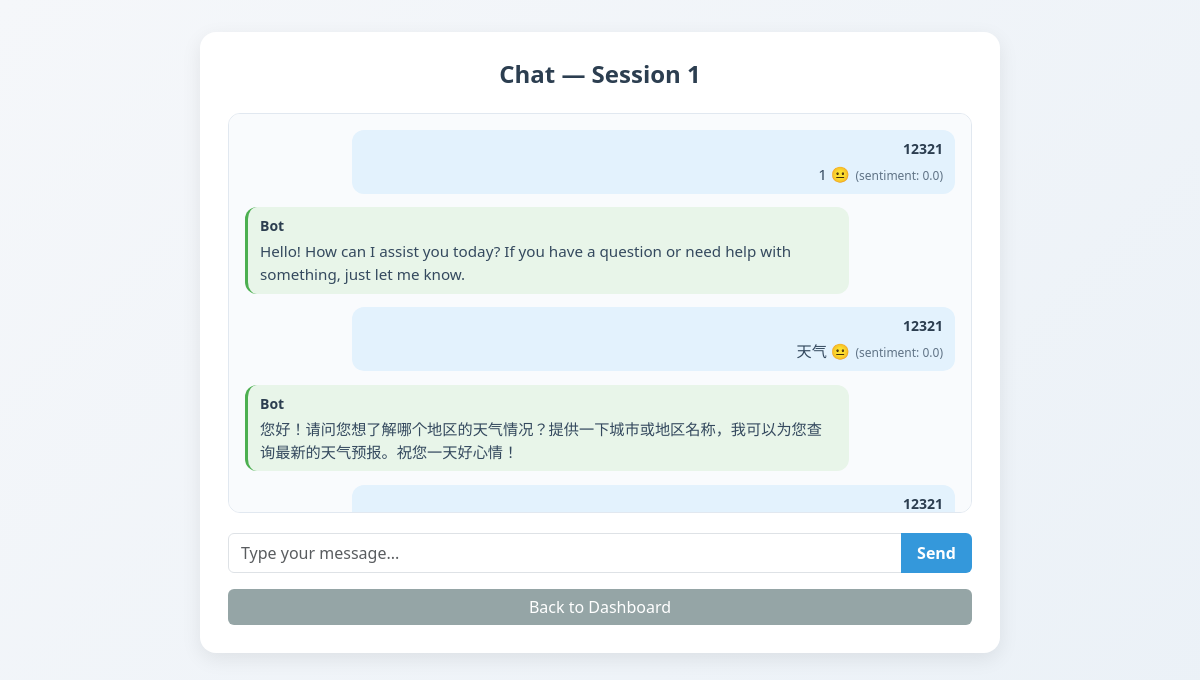
The page /chat/1 (signed in) on the database its author committed.
### models.py (models this page shows, shortened)
class User(db.Model):
    __tablename__ = 'users'  # 显式指定表名（复数，避免歧义）
    id = db.Column(db.Integer, primary_key=True, autoincrement=True)
    username = db.Column(db.String(20), unique=True, nullable=False, comment='用户名（唯一）')
    password = db.Column(db.String(255), nullable=False, comment='加密后的密码')
    role = db.Column(db.String(10), nullable=False, default='user', comment='角色：admin/agent/user')
    email = db.Column(db.String(120), unique=True, nullable=True, comment='邮箱（可选，唯一）')
    phone = db.Column(db.String(11), unique=True, nullable=True, comment='手机号（可选，唯一）')
    real_name = db.Column(db.String(30), nullable=True, comment='真实姓名')
    avatar = db.Column(db.String(255), nullable=True, comment='头像URL')
    is_active = db.Column(db.Boolean, default=True, comment='是否激活（禁用/启用）')
    is_deleted = db.Column(db.Boolean, default=False, comment='软删除标记')
    created_at = db.Column(db.DateTime, default=lambda: datetime.now(UTC), comment='创建时间（UTC）')
    updated_at = db.Column(db.DateTime, default=lambda: datetime.now(UTC), onupdate=lambda: datetime.now(UTC),
                           comment='更新时间')
    last_login_at = db.Column(db.DateTime, nullable=True, comment='最后登录时间')
    initiated_chat_sessions = db.relationship(
        'ChatSession',
        foreign_keys='ChatSession.user_id',
        back_populates='initiator',
        lazy=True,
        cascade='all, delete-orphan'
    )
    handled_chat_sessions = db.relationship(
        'ChatSession',
        foreign_keys='ChatSession.agent_id',
        back_populates='handler',
        lazy=True,
        cascade='all, delete-orphan'
    )
    applied_appointments = db.relationship(
        'Appointment',
        foreign_keys='Appointment.user_id',
        back_populates='applicant',
        lazy=True
    )
    assigned_appointments = db.relationship(
        'Appointment',
        foreign_keys='Appointment.agent_id',
        back_populates='assigned_agent',
        lazy=True
    )

class Message(db.Model):
    __tablename__ = 'messages'  # 复数表名
    id = db.Column(db.Integer, primary_key=True, autoincrement=True)
    session_id = db.Column(db.Integer, db.ForeignKey('chat_sessions.id'), nullable=False, comment='会话ID')
    sender_id = db.Column(db.Integer, db.ForeignKey('users.id'), nullable=False, comment='发送者ID')
    receiver_id = db.Column(db.Integer, db.ForeignKey('users.id'), nullable=True, comment='接收者ID')
    text = db.Column(db.Text, nullable=False, comment='消息内容')
    timestamp = db.Column(db.DateTime, default=lambda: datetime.now(UTC), comment='发送时间')
    sentiment = db.Column(db.Float, nullable=True, comment='情感分析得分（-1~1）')
    message_type = db.Column(db.String(10), default='text', comment='消息类型：text/image/file')
    is_read = db.Column(db.Boolean, default=False, comment='是否已读')
    file_url = db.Column(db.String(255), nullable=True, comment='文件/图片URL（非文本消息）')
    sender = db.relationship('User', foreign_keys=[sender_id], backref='sent_messages', lazy=True)
    receiver = db.relationship('User', foreign_keys=[receiver_id], backref='received_messages', lazy=True)

### routes.py (the view)
    @app.route('/chat/<int:session_id>')
    def chat(session_id):
        if 'user_id' not in session:
            return redirect(url_for('login'))
        chat_session = ChatSession.query.get(session_id)
        if not chat_session or (session['role'] == 'user' and chat_session.user_id != session['user_id']) or (
                session['role'] == 'agent' and chat_session.agent_id != session['user_id']):
            flash('Access denied')
            return redirect(url_for('dashboard'))
        messages = Message.query.filter_by(session_id=session_id).order_by(Message.timestamp).all()
        return render_template('chat.html', session_id=session_id, messages=messages, role=session['role'])

### templates/chat.html (shortened to what this page needs)
<!DOCTYPE html>
<html lang="en">
<head>
    <link href="https://cdn.jsdelivr.net/npm/bootstrap@5.3.0/dist/css/bootstrap.min.css" rel="stylesheet">
</head>
<body>
    <div class="container">
        <div class="chat-card">
            <h1>Chat — Session {{ session_id }}</h1>
            <div id="chat">
                {% for msg in messages %}
                    {% set sender_name = msg.sender.username if msg.sender else 'Bot' %}
                    {% set is_user = (sender_name == session.username) %}
                    {% set msg_class = 'message user' if is_user else 'message bot' if sender_name == 'Bot' else 'message other' %}
                    {% set emoji = '' %}
                    {% set sentiment_part = '' %}
                    {% if is_user %}
                        {% if msg.sentiment > 0.5 %}{% set emoji = ' 😊' %}
                        {% elif msg.sentiment > 0 %}{% set emoji = ' 🙂' %}
                        {% elif msg.sentiment < -0.5 %}{% set emoji = ' 😠' %}
                        {% elif msg.sentiment < 0 %}{% set emoji = ' 😔' %}
                        {% else %}{% set emoji = ' 😐' %}{% endif %}
                        {% set sentiment_part = '<span class="sentiment-badge">(sentiment: ' + msg.sentiment|string + ')</span>' %}
                    {% endif %}
                    <div class="{{ msg_class }}">
                        <div class="message-header">{{ sender_name }}</div>
                        <div class="message-content">{{ msg.text }}{{ emoji | safe }}{{ sentiment_part | safe }}</div>
                    </div>
                {% endfor %}
            </div>
            <div class="input-group">
                <input type="text" id="message" class="form-control" placeholder="Type your message..."
                       onkeyup="if(event.keyCode === 13) sendMessage();">
                <button class="btn btn-primary" onclick="sendMessage()">Send</button>
            </div>
            <a href="/dashboard" class="btn btn-secondary w-100">Back to Dashboard</a>
        </div>
    </div>
</body>
</html>

### templates/chat.html (style rules this page uses)
body { background: linear-gradient(135deg, #f5f7fa 0%, #e4edf5 100%); min-height: 100vh; padding-top: 2rem; padding-bottom: 2rem; }
.chat-card { background: #ffffff; border-radius: 16px; box-shadow: 0 6px 20px rgba(0, 0, 0, 0.08); padding: 1.75rem; max-width: 800px; margin: 0 auto; }
.chat-card h1 { font-weight: 600; color: #2c3e50; margin-bottom: 1.5rem; font-size: 1.5rem; text-align: center; }
#chat { height: 400px; overflow-y: auto; background-color: #f9fbfd; border-radius: 12px; padding: 1rem; margin-bottom: 1.25rem; border: 1px solid #e1e8f0; font-family: 'Segoe UI', system-ui, sans-serif; line-height: 1.5; }
.message { margin-bottom: 0.85rem; padding: 0.5rem 0.75rem; border-radius: 12px; max-width: 85%; word-wrap: break-word; }
.message.user { background-color: #e3f2fd; margin-left: auto; text-align: right; }
.message.bot { background-color: #e8f5e9; border-left: 3px solid #4caf50; }
.message-header { font-weight: 600; font-size: 0.875rem; margin-bottom: 0.25rem; color: #2c3e50; }
.message-content { font-size: 0.95rem; color: #34495e; }
.sentiment-badge { font-size: 0.75rem; opacity: 0.75; margin-left: 0.35rem; }
.input-group { max-width: 800px; margin: 0 auto; }
.btn-primary { background-color: #3498db; border: none; padding: 0.5rem 1rem; font-weight: 600; }
.btn-secondary { background-color: #95a5a6; border: none; margin-top: 1rem; }

### rows shown on the page
Message: text "1", emoji "😐", sentiment_part "(sentiment: 0.0)"
User: username "12321"
Message: sender_name "Bot", text "Hello! How can I assist you today? If you have a question or need help with something, just let me know."
Message: text "天气", emoji "😐", sentiment_part "(sentiment: 0.0)"
Message: sender_name "Bot", text "您好！请问您想了解哪个地区的天气情况？提供一下城市或地区名称，我可以为您查询最新的天气预报。祝您一天好心情！"

### other values the page prints
{{ session_id }} "1"
